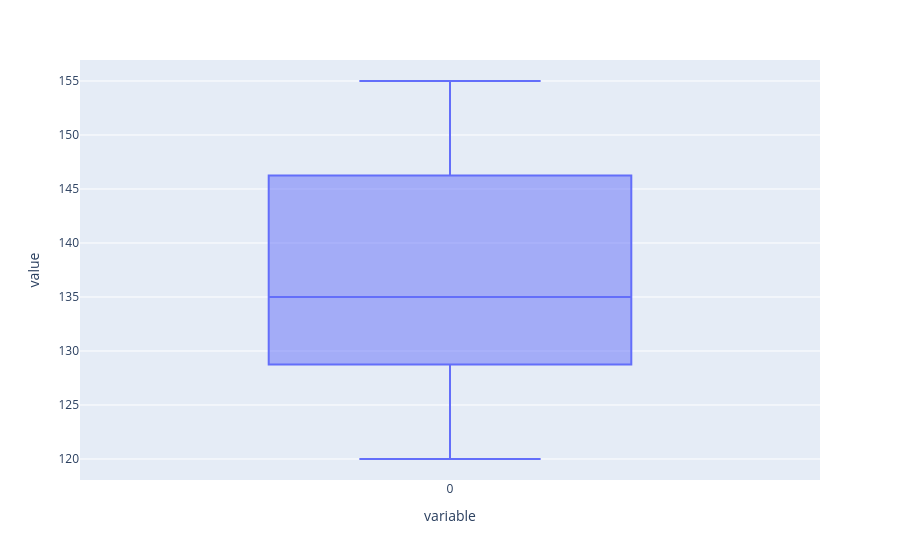

Notebook code cell kept with this figure:
### Markdown cell above
![image.png](attachment:image.png)

### Code cell
px.box(latncy[:9]).show()

### Figure 1 — Plotly figure (JSON) as saved in the notebook; plotly's stock layout.template omitted (floating-point values rounded to 4 significant figures)
{"data": [{"alignmentgroup": "True", "hovertemplate": "variable=%{x}<br>value=%{y}<extra></extra>", "legendgroup": "", "marker": {"color": "#636efa"}, "name": "", "notched": false, "offsetgroup": "", "orientation": "v", "showlegend": false, "type": "box", "x": ["0", "0", "0", "0", "0", "0", "0", "0", "0"], "x0": " ", "xaxis": "x", "y": [120, 125, 130, 132, 135, 140, 145, 150, 155], "y0": " ", "yaxis": "y"}], "layout": {"boxmode": "group", "legend": {"tracegroupgap": 0}, "margin": {"t": 60}, "xaxis": {"anchor": "y", "domain": [0, 1], "title": {"text": "variable"}}, "yaxis": {"anchor": "x", "domain": [0, 1], "title": {"text": "value"}}}}
